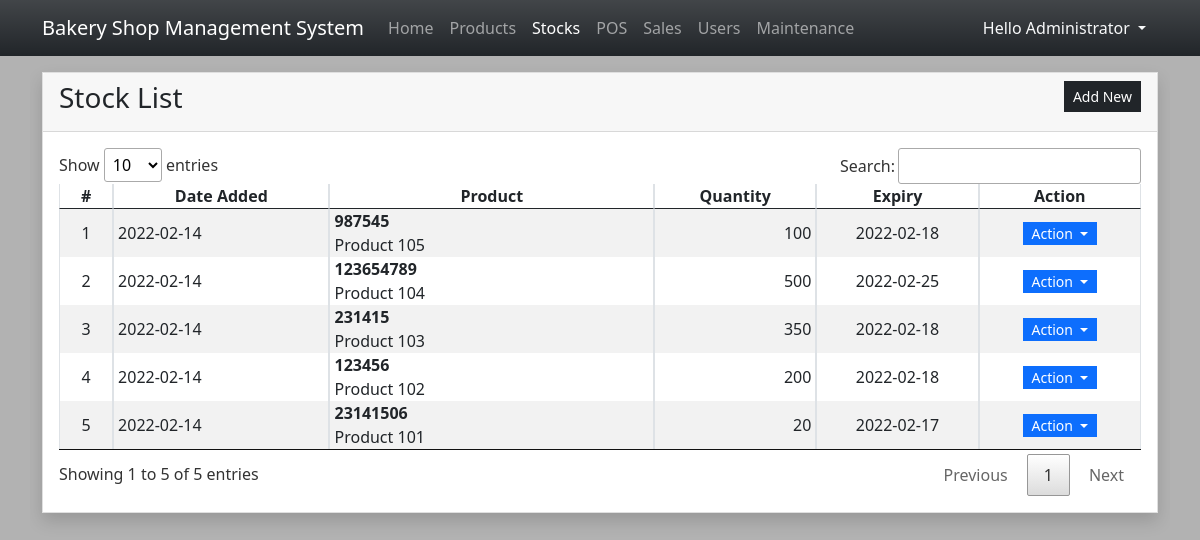
Page /?page=stocks (signed in) on the committed database.
### tables this page shows
CREATE TABLE `stock_list` (
  `stock_id` int(30) NOT NULL,
  `product_id` int(30) NOT NULL,
  `quantity` double NOT NULL DEFAULT 0,
  `expiry_date` datetime NOT NULL,
  `date_added` timestamp NOT NULL DEFAULT current_timestamp()
);

CREATE TABLE `product_list` (
  `product_id` int(30) NOT NULL,
  `product_code` text NOT NULL,
  `category_id` int(30) NOT NULL,
  `name` text NOT NULL,
  `description` text NOT NULL,
  `price` double NOT NULL DEFAULT 0,
  `alert_restock` double NOT NULL DEFAULT 0,
  `status` tinyint(1) NOT NULL DEFAULT 1,
  `delete_flag` tinyint(1) NOT NULL DEFAULT 0,
  `date_created` datetime NOT NULL DEFAULT current_timestamp(),
  `date_updated` datetime DEFAULT NULL ON UPDATE current_timestamp()
);

### DBConnection.php (called while the page is built, shortened)
<?php
function format_num($number = '',$decimal=''){
    if(is_numeric($number)){
        $ex = explode(".",$number);
        $dec_len = isset($ex[1]) ? strlen($ex[1]) : 0;
        if(!empty($decimal) || is_numeric($decimal)){
            return number_format($number,$decimal);
        }else{
            return number_format($number,$dec_len);
        }
    }else{
        return 'Invalid input.';
    }
}

### stocks.php (the view, shortened to what this page needs)
<div class="card rounded-0 shadow">
    <div class="card-header d-flex justify-content-between">
        <h3 class="card-title">Stock List</h3>
        <div class="card-tools align-middle">
            <button class="btn btn-dark btn-sm py-1 rounded-0" type="button" id="create_new">Add New</button>
        </div>
    </div>
    <div class="card-body">
        <table class="table table-hover table-striped table-bordered">
            <colgroup>
                <col width="5%">
                <col width="20%">
                <col width="30%">
                <col width="15%">
                <col width="15%">
                <col width="15%">
            </colgroup>
            <thead>
                <tr>
                    <th class="text-center p-0">#</th>
                    <th class="text-center p-0">Date Added</th>
                    <th class="text-center p-0">Product</th>
                    <th class="text-center p-0">Quantity</th>
                    <th class="text-center p-0">Expiry</th>
                    <th class="text-center p-0">Action</th>
                </tr>
            </thead>
            <tbody>
                <?php
                $sql = "SELECT s.*,p.name as pname,p.product_code FROM `stock_list` s inner join `product_list` p on s.product_id = p.product_id where p.delete_flag = 0 order by unix_timestamp(s.date_added) desc";
                $qry = $conn->query($sql);
                $i = 1;
                    while($row = $qry->fetch_assoc()):
                ?>
                <tr class="<?php echo strtotime(date("Y-m-d")) > strtotime($row['expiry_date']) ? 'bg-danger bg-opacity-50' : '' ?>">
                    <td class="text-center p-0"><?php echo $i++; ?></td>
                    <td class="py-0 px-1"><?php echo date("Y-m-d",strtotime($row['date_added'])) ?></td>
                    <td class="py-0 px-1">
                        <div class="fs-6 fw-bold truncate-1" title="<?php echo $row['product_code'] ?>"><?php echo $row['product_code'] ?></div>
                        <div class="fs-6 fw-light truncate-1" title="<?php echo $row['pname'] ?>"><?php echo $row['pname'] ?></div>
                    </td>
                    <td class="py-0 px-1 text-end"><?php echo format_num($row['quantity']) ?></td>
                    <td class="py-0 px-1 text-center"><?php echo date("Y-m-d",strtotime($row['expiry_date'])) ?></td>
                    <td class="text-center py-0 px-1">
                        <div class="btn-group" role="group">
                            <button id="btnGroupDrop1" type="button" class="btn btn-primary dropdown-toggle btn-sm rounded-0 py-0" data-bs-toggle="dropdown" aria-expanded="false">
                            Action
                            </button>
                        </div>
                    </td>
                </tr>
                <?php endwhile; ?>
            </tbody>
        </table>
    </div>
</div>

### index.php (shortened to what this page needs)
<?php
require_once('DBConnection.php');
$page = isset($_GET['page']) ? $_GET['page'] : 'home';
?>
<!DOCTYPE html>
<html lang="en">
<head>
    <link rel="stylesheet" href="./Font-Awesome-master/css/all.min.css">
    <link rel="stylesheet" href="./css/bootstrap.min.css">
    <link rel="stylesheet" href="./select2/css/select2.min.css">
    <link rel="stylesheet" href="./DataTables/datatables.min.css">
</head>
<body>
    <main>
    <nav class="navbar navbar-expand-lg navbar-dark bg-dark bg-gradient" id="topNavBar">
        <div class="container">
            <a class="navbar-brand" href="./">
            Bakery Shop Management System
            </a>
            <div class="collapse navbar-collapse" id="navbarNav">
                <ul class="navbar-nav">
                    <li class="nav-item">
                        <a class="nav-link <?php echo ($page == 'home')? 'active' : '' ?>" aria-current="page" href="./">Home</a>
                    </li>
                    <?php if($_SESSION['type'] == 1): ?>
                    <li class="nav-item">
                        <a class="nav-link  <?php echo ($page == 'products')? 'active' : '' ?>" href="./?page=products">Products</a>
                    </li>
                    <li class="nav-item">
                        <a class="nav-link  <?php echo ($page == 'stocks')? 'active' : '' ?>" href="./?page=stocks">Stocks</a>
                    </li>
                    <?php endif; ?>
                    <li class="nav-item">
                        <a class="nav-link  <?php echo ($page == 'sales')? 'active' : '' ?>" href="./?page=sales">POS</a>
                    </li>
                    <li class="nav-item">
                        <a class="nav-link  <?php echo ($page == 'sales_report')? 'active' : '' ?>" href="./?page=sales_report">Sales</a>
                    </li>
                    <?php if($_SESSION['type'] == 1): ?>
                    <li class="nav-item">
                        <a class="nav-link <?php echo ($page == 'users')? 'active' : '' ?>" aria-current="page" href="./?page=users">Users</a>
                    </li>
                    <li class="nav-item">
                        <a class="nav-link" href="./?page=maintenance">Maintenance</a>
                    </li>
                    <?php endif; ?>
                </ul>
            </div>
            <div>
            <div class="dropdown">
                <button class="btn btn-secondary dropdown-toggle bg-transparent  text-light border-0" type="button" id="dropdownMenuButton1" data-bs-toggle="dropdown" aria-expanded="false">
                    Hello <?php echo $_SESSION['fullname'] ?>
                </button>
            </div>
            </div>
        </div>
    </nav>
    <div class="container py-3" id="page-container">
        <?php
            include $page.'.php';
        ?>
    </div>
    </main>
</body>
</html>

### index.php (style rules this page uses)
:root { --bs-success-rgb:71, 222, 152 !important; }
html,body { height:100%; width:100%; }
@media screen { body { background-image:url('./images/wallpaper.jfif') !important; background-size:cover; background-repeat:no-repeat; background-position:center center; backdrop-filter: brightness(0.7); } }
main { height:100%; display:flex; flex-flow:column; }
#page-container { flex: 1 1 auto; overflow:auto; }
#topNavBar { flex: 0 1 auto; }
.truncate-1 { overflow: hidden; text-overflow: ellipsis; display: -webkit-box; -webkit-line-clamp: 1; -webkit-box-orient: vertical; }

### rows in the picture
stock_list: date_added "2022-02-14", product.product_code "987545", product.name "Product 105", quantity "100", expiry_date "2022-02-18"
stock_list: date_added "2022-02-14", product.product_code "123654789", product.name "Product 104", quantity "500", expiry_date "2022-02-25"
stock_list: date_added "2022-02-14", product.product_code "231415", product.name "Product 103", quantity "350", expiry_date "2022-02-18"
stock_list: date_added "2022-02-14", product.product_code "123456", product.name "Product 102", quantity "200", expiry_date "2022-02-18"
stock_list: date_added "2022-02-14", product.product_code "23141506", product.name "Product 101", quantity "20", expiry_date "2022-02-17"

### other values in the picture
$_SESSION['fullname'] "Administrator"
